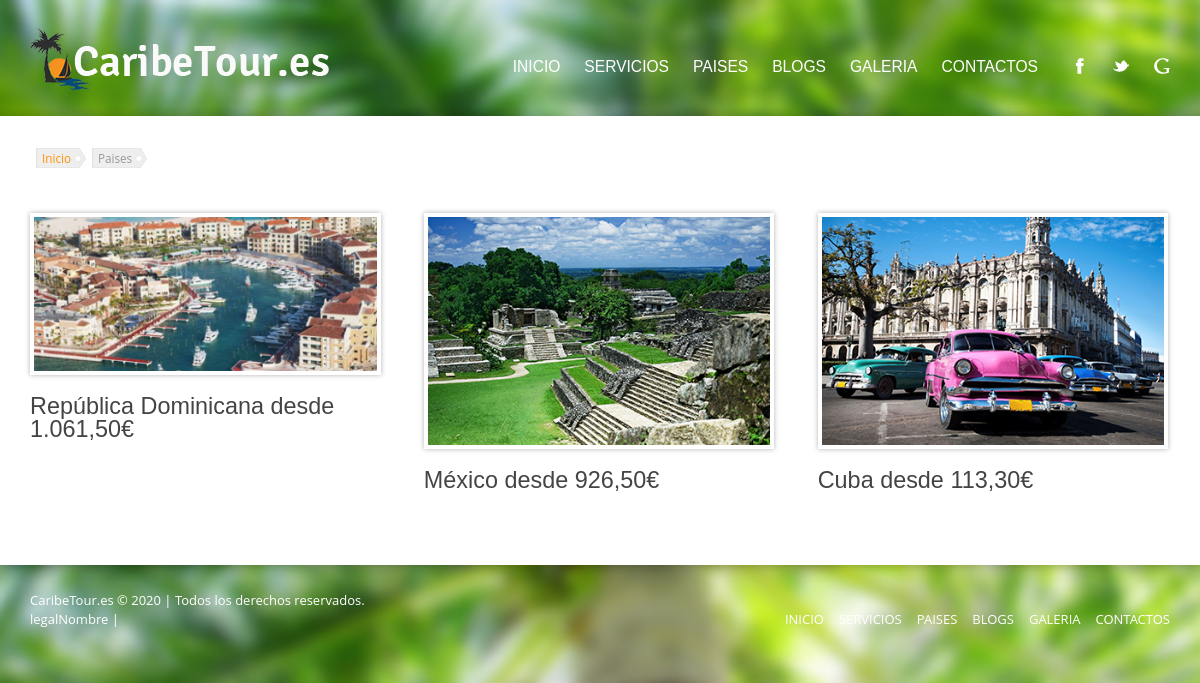
The page /paises on the database its author committed.
### tables this page shows
CREATE TABLE IF NOT EXISTS `producto_fecha_ref` (
  `idProductoFechaRef` int(11) NOT NULL AUTO_INCREMENT,
  `idProducto` int(11) NOT NULL,
  `idFechaSalida` int(11) DEFAULT NULL,
  `idFechaVuelta` int(11) DEFAULT NULL,
  `precioProveedor` double DEFAULT NULL,
  `comision` int(11) DEFAULT NULL,
  PRIMARY KEY (`idProductoFechaRef`)
);

CREATE TABLE IF NOT EXISTS `categorias` (
  `idCategoria` int(11) NOT NULL AUTO_INCREMENT,
  `idCategoriaPadre` int(11) NOT NULL DEFAULT '0',
  `nombre` varchar(50) NOT NULL,
  `slug` varchar(50) NOT NULL,
  `descripcion` text,
  `idEstado` int(11) NOT NULL,
  `srcImagen` varchar(255) DEFAULT NULL,
  PRIMARY KEY (`idCategoria`)
);

### AutoLoader/autoLoader.php (called while the page is built, shortened)
<?php
if (!function_exists('autoLoader')) {
    function autoLoader($class) {
        $siteRoot = SITE_ROOT;
        $currentDir = "./";
        $classFile = $class . '.php';
        $fullPath = $currentDir . "/" . $classFile;
        $clasWasFound = false;
        $principalDirectories = [
            'Conexion', 'Controlador', 'Modelo', 'Util', 'Modelo/dto',
            'bundle/formCreator1.0.0'
        ];
        $i = 0;
        while (!$clasWasFound and isset($principalDirectories[$i])){
            $path = $siteRoot. "/" . $principalDirectories[$i] . "/" .$classFile;
            if (is_file($path)) {
                $clasWasFound = true;
            }
            if(!$clasWasFound){
                $path = $siteRoot. "/" . $principalDirectories[$i] . "/base/" .$classFile;
                if (is_file($path)) {
                    $clasWasFound = true;
                }
            }
            $i++;
        }
    }
}

### Controlador/ProductoController.php (called while the page is built, shortened)
<?php
class ProductoController extends ProductoBaseController {
    public function getProductoFechaRefPDO(array $filtros = [], array $ordenados = [], array $limitar = [], array $agrupar = []): array
    {
        $sql = "SELECT * FROM v_producto_fecha_ref";
        $ret = [];
        $rows = $this->query($sql, $filtros, $ordenados, $limitar, $agrupar);
        foreach($rows as $row){
            $ret[] = new ProductoFechaDTO($row->idProductoFechaRef, $row->idProducto, $row->idFechaSalida, $row->precioProveedor, $row->comision, $row->producto, $row->idCategoria, $row->categoria, $row->idCategoriaPadre, $row->catPadre, $row->fsalida, $row->terminalSalida, $row->terminalDestino, $row->tasasSalida, $row->tasasDestino, $row->idFechaVuelta, $row->fvuelta, $row->terminalSalidaV, $row->terminalDestinoV, $row->tasasSalidaV, $row->tasasDestinoV);
        }
        return $ret;
    }
}

### Controlador/base/BaseController.php (called while the page is built, shortened)
<?php
abstract class BaseController {
   protected $parameters = [];
    protected function filterSqlPrepare(array $filters): string {
        $sql = "";
        $this->parameters = [];
        if(!empty($filters)){
            $sql .= " WHERE TRUE";
            $i = 1;
            $p = 'p';
            foreach($filters as $filter){
            	$field = $filter[0];
                $comparator = isset($filter[2]) ? strtoupper(trim($filter[2])) : "=";
            	$value = "LIKE" == $comparator ? "%{$filter[1]}%" : $filter[1];
                $united = (isset($filter[3]) && is_string($filter[3])) ? strtoupper($filter[3]) : 'AND';
                if('IN' != $comparator) {
                    $binParam = $p.$i;
                    $sql .= " $united {$field} {$comparator} :{$binParam}";
                    $this->parameters[$binParam] = $value;
                }
                $i++;
            }
        }
        return $sql;
    }
    protected function groupSqlPrepare(array $groupList){
        $ret = "";
        if(!empty($groupList)){
            $ret .=" GROUP BY ".implode(', ', $groupList);
        }
        return $ret;
    }
    protected function orderSqlPrepare(array $orderList): string {
       $ret = "";
       if(!empty($orderList)){
           $sql = [];
           foreach($orderList as $order){
               $sql[] = isset($order[1]) ? $order[0].' '.strtoupper($order[1]) : $order[0];
           }
           $ret .=" ORDER BY ".implode(', ', $sql);
       }
       return $ret;
    }
    protected function limitSqlPrepare(array $limit): string {
        $sql = "";
        if(!empty($limit)){
            $sql .= " LIMIT ";
            $sql .= isset($limit[1]) ? $limit[0].", ".$limit[1] : $limit[0];
        }
        return $sql;
    }
    protected function query(string $sql, array $filtros = [], array $ordenados = [], array $limitar = [], array $agrupar = []): array {
        try{
            $sql .= $this->filterSqlPrepare($filtros);
            $sql .= $this->groupSqlPrepare($agrupar);
            $sql .= $this->orderSqlPrepare($ordenados);
            $sql .= $this->limitSqlPrepare($limitar);
            $conexion = new Conexion();
            $statement = $conexion->pdo()->prepare($sql);
            foreach($this->parameters as $key => $val){
		$statement->bindValue($key, $val);
            }
            $ret = [];
            if($statement->execute() and $statement->rowCount() > 0){
                $ret = $statement->fetchAll(PDO::FETCH_OBJ);
            }
            return $ret;
        } catch (Exception $ex){
            echo "[ERROR] -> {$ex->getMessage()} [ERROR CODE] -> {$ex->getCode()}";
        }
    }
}

### Conexion/Conexion.php (called while the page is built, shortened)
<?php
class Conexion {
    protected $conexion;
    public function __construct() {
        try {
            $this->conexion = new PDO("mysql:host=" . self::HOSTNAME . "; dbname=" . self::DATABASE, self::USER, self::PASSWORD);
            $this->conexion->setAttribute(PDO::ATTR_ERRMODE, PDO::ERRMODE_EXCEPTION);
            $this->conexion->exec("SET CHARACTER SET utf8");
        } catch (Exception $e) {
            die("Fallo en la conexion: " . $e->GetMessage());
            exit();
        }
    }
    public function pdo() {
        return $this->conexion;
    }
}

### Modelo/Categoria.php (called while the page is built, shortened)
<?php
class Categoria extends CategoriaBase {
    public function getPrecioMasBajo(bool $sumaComicion = true, bool $byCatPadre = false)
    {
        $ret = 0;
        $idCategoria = $this->getIdCategoria();
        $id = "idCategoria";
        if($byCatPadre){
            $id = "idCategoriaPadre";
        }
        $filtros = [
            [$id, $idCategoria],
            ['fsalida', date('Y-m-d'), '>=']
        ];
        $ordenados = [['precioProveedor']];
        $limitar = [1];
        $productoC = new ProductoController;
        $productoFechaRefs = $productoC->getProductoFechaRefPDO($filtros, $ordenados, $limitar);
        if(!empty($productoFechaRefs)){
            $precio = $productoFechaRefs[0]->getPrecioProveedor();
            if($sumaComicion){
                $comision = $productoFechaRefs[0]->getComision();
                $precio += ($precio * $comision) / 100;
            }
            $ret = $precio;
        }
        return number_format($ret, $decimals = 2, ",", ".");
    }
}

### Modelo/base/CategoriaBase.php (called while the page is built, shortened)
<?php
abstract class CategoriaBase extends ModelBase {
    protected $nombre;
    protected $slug;
    protected $srcImagen;
    public function getNombre(){ return $this->nombre; }
    public function getSlug(){ return $this->slug; }
    public function getSrcImagen(){ return $this->srcImagen; }
    public function setIdCategoria($idCategoria = 0){
        $this->idCategoria = (int) $idCategoria; return $this;
    }
    public function setIdCategoriaPadre($idCategoriaPadre = 0){
        $this->idCategoriaPadre = (int) $idCategoriaPadre; return $this;
    }
    public function setNombre($nombre = ''){
        $this->nombre = (string) $nombre; return $this;
    }
    public function setSlug($slug = ''){
        $this->slug = (string) $slug; return $this;
    }
    public function setDescripcion($descripcion = ''){
        $this->descripcion = (string) $descripcion; return $this;
    }
    public function setIdEstado($idEstado = 0){
        $this->idEstado = (int) $idEstado; return $this;
    }
    public function setSrcImagen($srcImagen = ''){
        $this->srcImagen = (string) $srcImagen; return $this;
    }
}

### Controlador/base/CategoriaBaseController.php (called while the page is built, shortened)
<?php
abstract class CategoriaBaseController extends BaseController {
    public function select(array $filtros = [], array $ordenados = [], array $limitar = [], array $agrupar = []): array {
        try{
            $sql = "SELECT idCategoria, idCategoriaPadre, nombre, slug, descripcion, idEstado, srcImagen
            FROM categorias";
            $ret = [];
            $rows = $this->query($sql, $filtros, $ordenados, $limitar, $agrupar);
            if(!empty($rows)){
                foreach($rows as $row){
                    $ret[] = new Categoria($row->idCategoria, $row->idCategoriaPadre, $row->nombre, $row->slug, $row->descripcion, $row->idEstado, $row->srcImagen);
                }
            }
            return $ret;
        } catch (Exception $ex){
            echo "[ERROR] -> {$ex->getMessage()} [ERROR CODE] -> {$ex->getCode()}";
        }
    }
}

### Controlador/CategoriaController.php (called while the page is built, shortened)
<?php
class CategoriaController extends CategoriaBaseController {
    public function getCategoriaById(int $idCategoria)
    {
        $categoria = null;
        $categoriaC = new CategoriaController;
        $filtros = [['idCategoria', $idCategoria]];
        $categoriaList = $categoriaC->select($filtros);
        if(isset($categoriaList[0])){
            $categoria = $categoriaList[0];
        }
        return $categoria;
    }
}

### Modelo/dto/ProductoFechaDTO.php (called while the page is built, shortened)
<?php
class ProductoFechaDTO {
    protected $idCategoriaPadre;
    function getIdCategoriaPadre() {
        return $this->idCategoriaPadre;
    }
    function setIdCategoriaPadre($idCategoriaPadre) {
        $this->idCategoriaPadre = (int) $idCategoriaPadre;
    }
}

### vista/frontend/paises.php (the view, shortened to what this page needs)
<?php
require_once "../../AutoLoader/autoLoader.php";
$productoC = new ProductoController;
$categoriaC = new CategoriaController;
$filtros = [['fsalida', date('Y-m-d'), '>=']];
$ordenados = [];
$limitar = [];
$agrupar = ['idCategoriaPadre'];
$paisesList = $productoC->getProductoFechaRefPDO($filtros, $ordenados, $limitar, $agrupar);
?>
<!DOCTYPE html>
<html lang="es-ES">
    <head>
        <link rel='stylesheet' id='colorbox-css'  href='<?=PATHFRONTEND ?>css/colorbox.css?ver=3.7.1' type='text/css' media='all' />
        <link rel='stylesheet' id='jquery-ui-datepicker-css'  href='<?=PATHFRONTEND ?>css/datepicker.css?ver=3.7.1' type='text/css' media='all' />
        <link rel='stylesheet' id='general-css'  href='<?=PATHFRONTEND ?>css/style.css?ver=3.7.1' type='text/css' media='all' />
    </head>
    <body class="home page page-id-96 page-template-default">
        <div class="container site-container">
            <header class="container site-header">
                <div class="substrate top-substrate">
                    <?php include('includes/imgSiteBg.php') ?>
                </div>
                <?php include("includes/header.php");?>
                <div class="block-background header-background"></div>
            </header>
            <section class="container site-content">
                <div class="miga" id="breadcrumb">
                    <div class="breadcrumb">
                            <a hreflang="es" type="text/html" charset="iso-8859-1" href="inicio" rel="tag" title="Inicio">Inicio</a>
                    </div>
                    <div class="breadcrumb">
                            Paises
                    </div>
                </div>
                <div class="row">
                    <?php
                    $i = 1;
                    foreach($paisesList as $pais){
                        $idCategoria = $pais->getIdCategoriaPadre();
                        $categoria = $categoriaC->getCategoriaById($idCategoria);
                        $precioMasBajo = $categoria->getPrecioMasBajo(true, true);
                        $last = "";
                        if($i++ % 3 == 0){
                            $last = "last";
                        }
                    ?>
                    <div class="fourcol column <?= $last ?>">
                        <div class="featured-blog">
                            <article class="post type-post status-publish format-standard category-<?= $categoria->getSlug() ?> tag-<?= $categoria->getSlug() ?> tag-caribe">
                                <div class="featured-image">
                                    <a hreflang="es" type="text/html" charset="iso-8859-1" href="paises/<?= $categoria->getSlug() ?>">
                                        <img width="440" height="299" src="<?=PATHFRONTEND ?>img/<?= $categoria->getSrcImagen() ?>" class="attachment-normal wp-post-image" alt="<?= $categoria->getNombre() ?>" title="<?= $categoria->getNombre() ?>" />
                                    </a>
                                </div>
                                <div class="post-content">
                                    <h2 class="post-title">
                                        <a hreflang="es" type="text/html" charset="iso-8859-1" href="paises/<?= $categoria->getSlug() ?>" title="<?= $categoria->getNombre() ?>"><?= $categoria->getNombre() ?> desde <?= $precioMasBajo ?>&euro;</a>
                                    </h2>
                                    <p>&nbsp;</p>
                                </div>
                            </article>
                        </div>
                    </div>
                    <?php } ?>
                </div>
            </section>
            <?php include("includes/footer.php");?>
            <div class="substrate bottom-substrate">
                <?php include('includes/imgSiteBg.php') ?>
            </div>
        </div>
    </body>
</html>

### rows shown on the page
producto_fecha_ref: categorias.srcImagen (picture), categorias.nombre "República Dominicana", precioMasBajo "1.061,50"
producto_fecha_ref: categorias.srcImagen (picture), categorias.nombre "México", precioMasBajo "926,50"
producto_fecha_ref: categorias.srcImagen (picture), categorias.nombre "Cuba", precioMasBajo "113,30"
